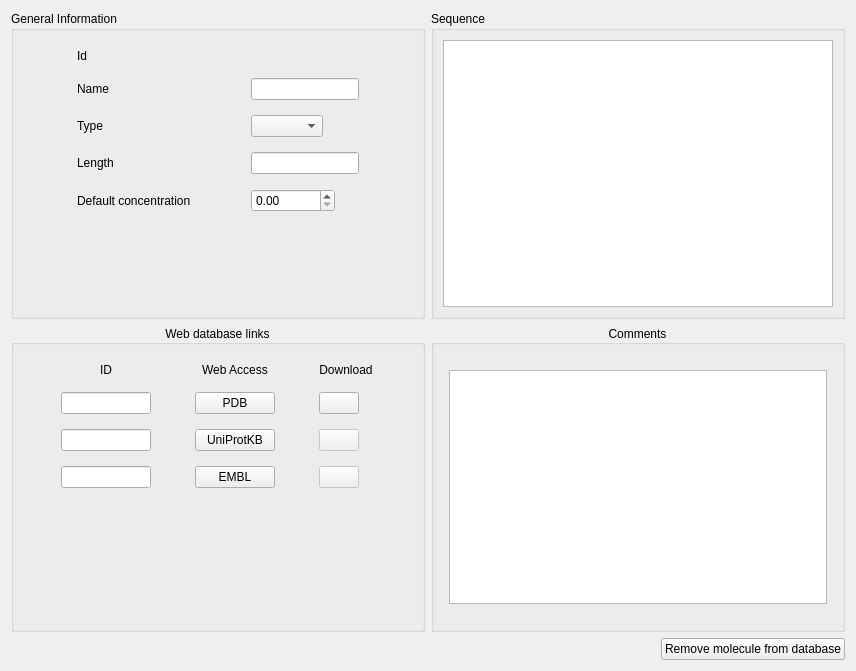
<?xml version="1.0" encoding="UTF-8"?>
<ui version="4.0">
 <class>MoleculeUI</class>
 <widget class="QWidget" name="MoleculeUI">
  <property name="geometry">
   <rect>
    <x>0</x>
    <y>0</y>
    <width>856</width>
    <height>671</height>
   </rect>
  </property>
  <property name="windowTitle">
   <string>Form</string>
  </property>
  <layout class="QVBoxLayout" name="verticalLayout">
   <item>
    <layout class="QGridLayout" name="gridLayout">
     <item row="0" column="1">
      <widget class="QGroupBox" name="groupBox_3">
       <property name="sizePolicy">
        <sizepolicy hsizetype="Expanding" vsizetype="Expanding">
         <horstretch>0</horstretch>
         <verstretch>0</verstretch>
        </sizepolicy>
       </property>
       <property name="title">
        <string>Sequence</string>
       </property>
       <layout class="QHBoxLayout" name="horizontalLayout">
        <item>
         <widget class="QTextEdit" name="sequenceEdit">
          <property name="sizePolicy">
           <sizepolicy hsizetype="Expanding" vsizetype="Expanding">
            <horstretch>0</horstretch>
            <verstretch>0</verstretch>
           </sizepolicy>
          </property>
          <property name="acceptRichText">
           <bool>false</bool>
          </property>
         </widget>
        </item>
       </layout>
      </widget>
     </item>
     <item row="1" column="1">
      <widget class="QGroupBox" name="groupBox_4">
       <property name="sizePolicy">
        <sizepolicy hsizetype="Expanding" vsizetype="Expanding">
         <horstretch>0</horstretch>
         <verstretch>0</verstretch>
        </sizepolicy>
       </property>
       <property name="title">
        <string>Comments</string>
       </property>
       <property name="alignment">
        <set>Qt::AlignCenter</set>
       </property>
       <layout class="QHBoxLayout" name="horizontalLayout_2">
        <property name="leftMargin">
         <number>15</number>
        </property>
        <property name="topMargin">
         <number>25</number>
        </property>
        <property name="rightMargin">
         <number>15</number>
        </property>
        <property name="bottomMargin">
         <number>25</number>
        </property>
        <item>
         <widget class="QTextEdit" name="commentsEdit">
          <property name="sizePolicy">
           <sizepolicy hsizetype="Expanding" vsizetype="Expanding">
            <horstretch>0</horstretch>
            <verstretch>0</verstretch>
           </sizepolicy>
          </property>
         </widget>
        </item>
       </layout>
      </widget>
     </item>
     <item row="1" column="0">
      <widget class="QGroupBox" name="groupBox">
       <property name="sizePolicy">
        <sizepolicy hsizetype="Expanding" vsizetype="Expanding">
         <horstretch>0</horstretch>
         <verstretch>0</verstretch>
        </sizepolicy>
       </property>
       <property name="toolTip">
        <string extracomment="fsdfsdf"/>
       </property>
       <property name="statusTip">
        <string extracomment="fsdfsdf"/>
       </property>
       <property name="title">
        <string>Web database links</string>
       </property>
       <property name="alignment">
        <set>Qt::AlignCenter</set>
       </property>
       <property name="checkable">
        <bool>false</bool>
       </property>
       <layout class="QVBoxLayout" name="verticalLayout_3">
        <item>
         <layout class="QVBoxLayout" name="verticalLayout_2">
          <item>
           <widget class="QWidget" name="widget" native="true">
            <property name="sizePolicy">
             <sizepolicy hsizetype="Expanding" vsizetype="Expanding">
              <horstretch>0</horstretch>
              <verstretch>0</verstretch>
             </sizepolicy>
            </property>
            <property name="toolTip">
             <string extracomment="fsdfsdf"/>
            </property>
            <property name="statusTip">
             <string extracomment="fsdfsdf"/>
            </property>
            <layout class="QGridLayout" name="gridLayout_2">
             <property name="spacing">
              <number>15</number>
             </property>
             <item row="0" column="0">
              <widget class="QLabel" name="label_8">
               <property name="sizePolicy">
                <sizepolicy hsizetype="Preferred" vsizetype="Maximum">
                 <horstretch>0</horstretch>
                 <verstretch>0</verstretch>
                </sizepolicy>
               </property>
               <property name="text">
                <string>ID</string>
               </property>
               <property name="alignment">
                <set>Qt::AlignCenter</set>
               </property>
              </widget>
             </item>
             <item row="0" column="1">
              <widget class="QLabel" name="label_5">
               <property name="sizePolicy">
                <sizepolicy hsizetype="Preferred" vsizetype="Maximum">
                 <horstretch>0</horstretch>
                 <verstretch>0</verstretch>
                </sizepolicy>
               </property>
               <property name="text">
                <string>Web Access</string>
               </property>
               <property name="alignment">
                <set>Qt::AlignCenter</set>
               </property>
              </widget>
             </item>
             <item row="0" column="2">
              <widget class="QLabel" name="label_7">
               <property name="sizePolicy">
                <sizepolicy hsizetype="Preferred" vsizetype="Maximum">
                 <horstretch>0</horstretch>
                 <verstretch>0</verstretch>
                </sizepolicy>
               </property>
               <property name="text">
                <string>Download</string>
               </property>
               <property name="alignment">
                <set>Qt::AlignCenter</set>
               </property>
              </widget>
             </item>
             <item row="1" column="0">
              <widget class="QLineEdit" name="pdbEdit">
               <property name="sizePolicy">
                <sizepolicy hsizetype="Preferred" vsizetype="Fixed">
                 <horstretch>0</horstretch>
                 <verstretch>0</verstretch>
                </sizepolicy>
               </property>
               <property name="maximumSize">
                <size>
                 <width>90</width>
                 <height>16777215</height>
                </size>
               </property>
              </widget>
             </item>
             <item row="1" column="1">
              <widget class="QPushButton" name="pdbBut">
               <property name="sizePolicy">
                <sizepolicy hsizetype="Maximum" vsizetype="Fixed">
                 <horstretch>0</horstretch>
                 <verstretch>0</verstretch>
                </sizepolicy>
               </property>
               <property name="text">
                <string>PDB</string>
               </property>
               <property name="icon">
                <iconset resource="../../data/icons.qrc">
                 <normaloff>:/icons/icons/applications-internet.png</normaloff>:/icons/icons/applications-internet.png</iconset>
               </property>
              </widget>
             </item>
             <item row="1" column="2">
              <widget class="QPushButton" name="pdbDownBut">
               <property name="sizePolicy">
                <sizepolicy hsizetype="Maximum" vsizetype="Fixed">
                 <horstretch>0</horstretch>
                 <verstretch>0</verstretch>
                </sizepolicy>
               </property>
               <property name="text">
                <string/>
               </property>
               <property name="icon">
                <iconset resource="../../data/icons.qrc">
                 <normaloff>:/icons/icons/go-down.png</normaloff>:/icons/icons/go-down.png</iconset>
               </property>
              </widget>
             </item>
             <item row="2" column="0">
              <widget class="QLineEdit" name="uniprotkbEdit">
               <property name="sizePolicy">
                <sizepolicy hsizetype="Preferred" vsizetype="Fixed">
                 <horstretch>0</horstretch>
                 <verstretch>0</verstretch>
                </sizepolicy>
               </property>
               <property name="maximumSize">
                <size>
                 <width>90</width>
                 <height>16777215</height>
                </size>
               </property>
              </widget>
             </item>
             <item row="2" column="1">
              <widget class="QPushButton" name="uniprotkbBut">
               <property name="sizePolicy">
                <sizepolicy hsizetype="Maximum" vsizetype="Fixed">
                 <horstretch>0</horstretch>
                 <verstretch>0</verstretch>
                </sizepolicy>
               </property>
               <property name="text">
                <string>UniProtKB</string>
               </property>
               <property name="icon">
                <iconset resource="../../data/icons.qrc">
                 <normaloff>:/icons/icons/applications-internet.png</normaloff>:/icons/icons/applications-internet.png</iconset>
               </property>
              </widget>
             </item>
             <item row="2" column="2">
              <widget class="QPushButton" name="uniprotkbDownBut">
               <property name="enabled">
                <bool>false</bool>
               </property>
               <property name="sizePolicy">
                <sizepolicy hsizetype="Maximum" vsizetype="Fixed">
                 <horstretch>0</horstretch>
                 <verstretch>0</verstretch>
                </sizepolicy>
               </property>
               <property name="text">
                <string/>
               </property>
               <property name="icon">
                <iconset resource="../../data/icons.qrc">
                 <normaloff>:/icons/icons/go-down.png</normaloff>:/icons/icons/go-down.png</iconset>
               </property>
              </widget>
             </item>
             <item row="3" column="0">
              <widget class="QLineEdit" name="emblEdit">
               <property name="sizePolicy">
                <sizepolicy hsizetype="Preferred" vsizetype="Fixed">
                 <horstretch>0</horstretch>
                 <verstretch>0</verstretch>
                </sizepolicy>
               </property>
               <property name="maximumSize">
                <size>
                 <width>90</width>
                 <height>16777215</height>
                </size>
               </property>
               <property name="alignment">
                <set>Qt::AlignLeading|Qt::AlignLeft|Qt::AlignVCenter</set>
               </property>
              </widget>
             </item>
             <item row="3" column="1">
              <widget class="QPushButton" name="emblBut">
               <property name="sizePolicy">
                <sizepolicy hsizetype="Maximum" vsizetype="Fixed">
                 <horstretch>0</horstretch>
                 <verstretch>0</verstretch>
                </sizepolicy>
               </property>
               <property name="text">
                <string>EMBL</string>
               </property>
               <property name="icon">
                <iconset resource="../../data/icons.qrc">
                 <normaloff>:/icons/icons/applications-internet.png</normaloff>:/icons/icons/applications-internet.png</iconset>
               </property>
              </widget>
             </item>
             <item row="3" column="2">
              <widget class="QPushButton" name="emblDownBut">
               <property name="enabled">
                <bool>false</bool>
               </property>
               <property name="sizePolicy">
                <sizepolicy hsizetype="Maximum" vsizetype="Fixed">
                 <horstretch>0</horstretch>
                 <verstretch>0</verstretch>
                </sizepolicy>
               </property>
               <property name="text">
                <string/>
               </property>
               <property name="icon">
                <iconset resource="../../data/icons.qrc">
                 <normaloff>:/icons/icons/go-down.png</normaloff>:/icons/icons/go-down.png</iconset>
               </property>
              </widget>
             </item>
            </layout>
           </widget>
          </item>
          <item>
           <spacer name="verticalSpacer">
            <property name="orientation">
             <enum>Qt::Vertical</enum>
            </property>
            <property name="sizeHint" stdset="0">
             <size>
              <width>20</width>
              <height>40</height>
             </size>
            </property>
           </spacer>
          </item>
         </layout>
        </item>
       </layout>
      </widget>
     </item>
     <item row="0" column="0">
      <widget class="QGroupBox" name="groupBox_2">
       <property name="sizePolicy">
        <sizepolicy hsizetype="Expanding" vsizetype="Expanding">
         <horstretch>0</horstretch>
         <verstretch>0</verstretch>
        </sizepolicy>
       </property>
       <property name="title">
        <string>General Information</string>
       </property>
       <layout class="QVBoxLayout" name="verticalLayout_5">
        <item>
         <layout class="QVBoxLayout" name="verticalLayout_4">
          <item>
           <widget class="QWidget" name="widget_2" native="true">
            <property name="sizePolicy">
             <sizepolicy hsizetype="Expanding" vsizetype="Expanding">
              <horstretch>0</horstretch>
              <verstretch>0</verstretch>
             </sizepolicy>
            </property>
            <layout class="QGridLayout" name="gridLayout_3">
             <property name="spacing">
              <number>15</number>
             </property>
             <item row="0" column="0">
              <widget class="QLabel" name="label_2">
               <property name="text">
                <string>Id</string>
               </property>
              </widget>
             </item>
             <item row="0" column="1">
              <widget class="QLabel" name="idLabel">
               <property name="text">
                <string/>
               </property>
              </widget>
             </item>
             <item row="1" column="0">
              <widget class="QLabel" name="label">
               <property name="text">
                <string>Name</string>
               </property>
              </widget>
             </item>
             <item row="1" column="1">
              <widget class="QLineEdit" name="nameEdit">
               <property name="sizePolicy">
                <sizepolicy hsizetype="Maximum" vsizetype="Fixed">
                 <horstretch>0</horstretch>
                 <verstretch>0</verstretch>
                </sizepolicy>
               </property>
              </widget>
             </item>
             <item row="2" column="0">
              <widget class="QLabel" name="label_4">
               <property name="sizePolicy">
                <sizepolicy hsizetype="Fixed" vsizetype="Preferred">
                 <horstretch>0</horstretch>
                 <verstretch>0</verstretch>
                </sizepolicy>
               </property>
               <property name="text">
                <string>Type</string>
               </property>
              </widget>
             </item>
             <item row="2" column="1">
              <widget class="QComboBox" name="typeComboBox">
               <property name="sizePolicy">
                <sizepolicy hsizetype="Maximum" vsizetype="Fixed">
                 <horstretch>0</horstretch>
                 <verstretch>0</verstretch>
                </sizepolicy>
               </property>
               <property name="currentIndex">
                <number>-1</number>
               </property>
              </widget>
             </item>
             <item row="3" column="0">
              <widget class="QLabel" name="label_3">
               <property name="text">
                <string>Length</string>
               </property>
              </widget>
             </item>
             <item row="3" column="1">
              <widget class="QLineEdit" name="lengthEdit">
               <property name="sizePolicy">
                <sizepolicy hsizetype="Maximum" vsizetype="Fixed">
                 <horstretch>0</horstretch>
                 <verstretch>0</verstretch>
                </sizepolicy>
               </property>
              </widget>
             </item>
             <item row="4" column="0">
              <widget class="QLabel" name="label_6">
               <property name="text">
                <string>Default concentration</string>
               </property>
              </widget>
             </item>
             <item row="4" column="1">
              <widget class="QDoubleSpinBox" name="concSpinBox">
               <property name="sizePolicy">
                <sizepolicy hsizetype="Maximum" vsizetype="Fixed">
                 <horstretch>0</horstretch>
                 <verstretch>0</verstretch>
                </sizepolicy>
               </property>
               <property name="alignment">
                <set>Qt::AlignLeading|Qt::AlignLeft|Qt::AlignVCenter</set>
               </property>
               <property name="decimals">
                <number>2</number>
               </property>
               <property name="maximum">
                <double>999999.989999999990687</double>
               </property>
               <property name="value">
                <double>0.000000000000000</double>
               </property>
              </widget>
             </item>
            </layout>
           </widget>
          </item>
          <item>
           <spacer name="horizontalSpacer_2">
            <property name="orientation">
             <enum>Qt::Vertical</enum>
            </property>
            <property name="sizeHint" stdset="0">
             <size>
              <width>20</width>
              <height>40</height>
             </size>
            </property>
           </spacer>
          </item>
         </layout>
        </item>
       </layout>
      </widget>
     </item>
    </layout>
   </item>
   <item>
    <layout class="QHBoxLayout" name="horizontalLayout_3">
     <item>
      <spacer name="horizontalSpacer_3">
       <property name="orientation">
        <enum>Qt::Horizontal</enum>
       </property>
       <property name="sizeHint" stdset="0">
        <size>
         <width>40</width>
         <height>20</height>
        </size>
       </property>
      </spacer>
     </item>
     <item>
      <widget class="QLabel" name="statusLabel">
       <property name="text">
        <string/>
       </property>
      </widget>
     </item>
     <item>
      <spacer name="horizontalSpacer">
       <property name="orientation">
        <enum>Qt::Horizontal</enum>
       </property>
       <property name="sizeHint" stdset="0">
        <size>
         <width>40</width>
         <height>20</height>
        </size>
       </property>
      </spacer>
     </item>
     <item>
      <widget class="QPushButton" name="removeButton">
       <property name="sizePolicy">
        <sizepolicy hsizetype="Maximum" vsizetype="Preferred">
         <horstretch>0</horstretch>
         <verstretch>0</verstretch>
        </sizepolicy>
       </property>
       <property name="layoutDirection">
        <enum>Qt::LeftToRight</enum>
       </property>
       <property name="text">
        <string>Remove molecule from database</string>
       </property>
       <property name="icon">
        <iconset resource="../../data/icons.qrc">
         <normaloff>:/icons/icons/list-remove.png</normaloff>:/icons/icons/list-remove.png</iconset>
       </property>
       <property name="autoDefault">
        <bool>false</bool>
       </property>
       <property name="default">
        <bool>false</bool>
       </property>
       <property name="flat">
        <bool>false</bool>
       </property>
      </widget>
     </item>
    </layout>
   </item>
  </layout>
 </widget>
 <resources>
  <include location="../../data/icons.qrc"/>
 </resources>
 <connections/>
</ui>
